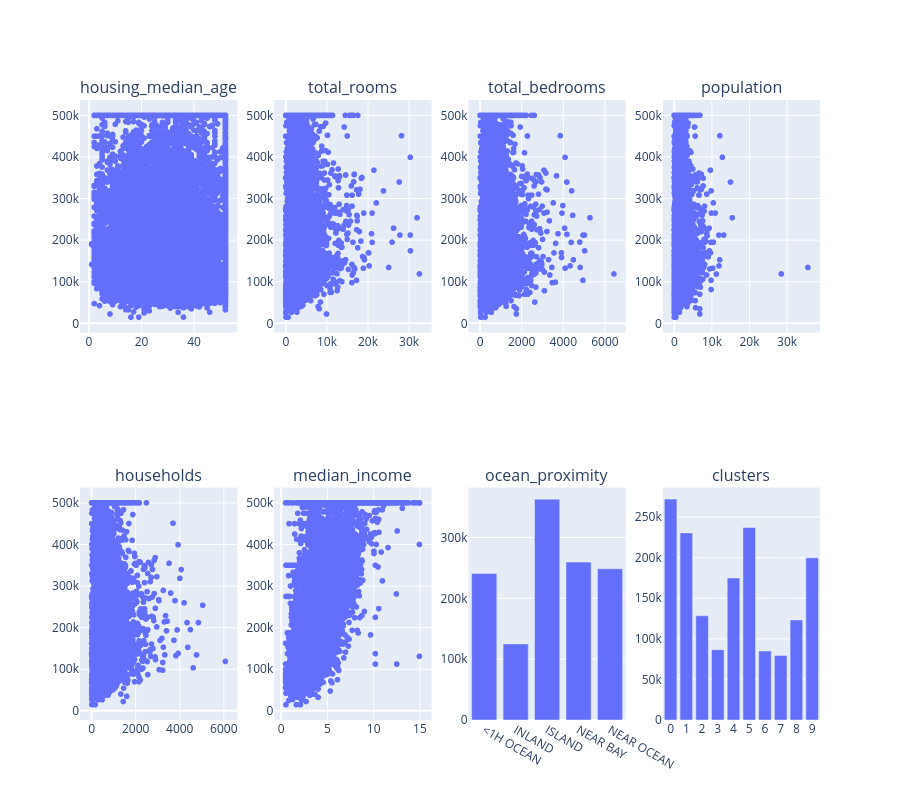
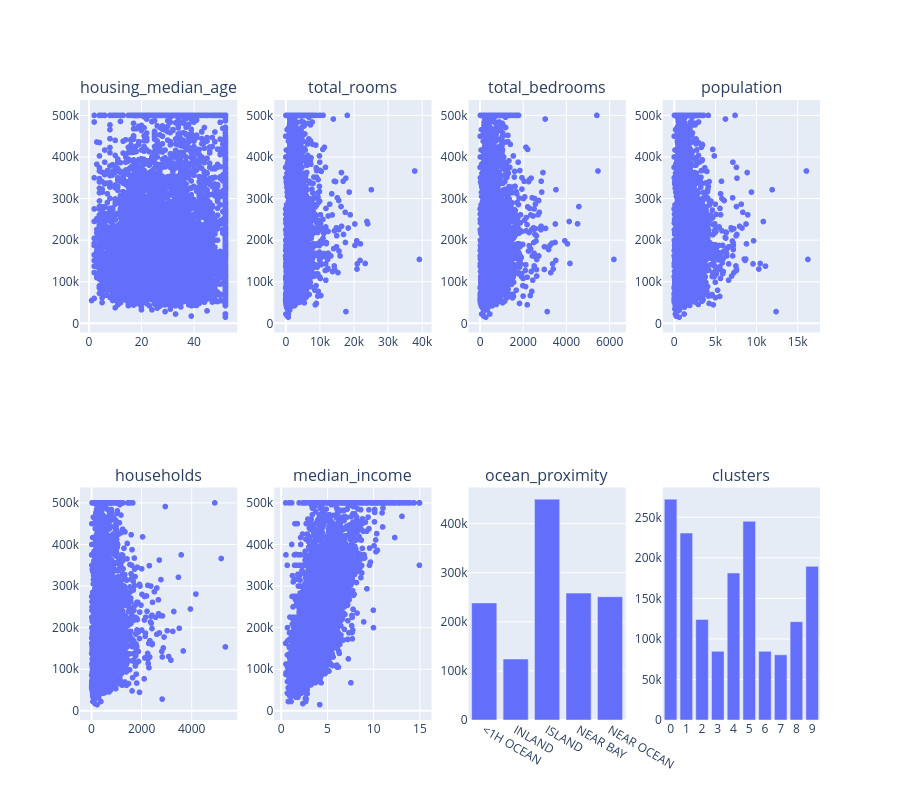

The cell these charts' notebook holds for them, in order:
### Markdown cell above
# Visualizations of each feature vs the target

### Code cell
import plotly.express as px
from plotly.subplots import make_subplots

def plot_feature_target_relation(X,y):
    fig=make_subplots(rows=2,cols=4,subplot_titles=X.columns)
    for i,col_name in enumerate(X.columns):
        row,col=divmod(i,4)
        if col_name in X_num_col_names:
            trace=px.scatter(x=X[col_name],y=y).data[0]
        else:
            agg=pd.concat([X[col_name],y],axis=1).groupby(col_name).mean().reset_index()
            trace=px.bar(agg,x=col_name,y=y.name).data[0]
        fig.add_trace(trace,row=row+1,col=col+1)
    fig.update_layout(height=800)
    fig.show()
plot_feature_target_relation(X_train,y_train)
plot_feature_target_relation(X_test,y_test)

### Figure 1 — Plotly figure (JSON) as saved in the notebook; plotly's stock layout.template omitted (floating-point values rounded to 4 significant figures; data arrays with more than 128 entries replaced by an {"elided": "..."} marker saying what was removed)
{"data": [{"hovertemplate": "x=%{x}<br>y=%{y}<extra></extra>", "legendgroup": "", "marker": {"color": "#636efa", "symbol": "circle"}, "mode": "markers", "name": "", "showlegend": false, "type": "scattergl", "x": {"elided": "14448 float values"}, "xaxis": "x", "y": {"elided": "14448 float values"}, "yaxis": "y"}, {"hovertemplate": "x=%{x}<br>y=%{y}<extra></extra>", "legendgroup": "", "marker": {"color": "#636efa", "symbol": "circle"}, "mode": "markers", "name": "", "showlegend": false, "type": "scattergl", "x": {"elided": "14448 float values"}, "xaxis": "x2", "y": {"elided": "14448 float values"}, "yaxis": "y2"}, {"hovertemplate": "x=%{x}<br>y=%{y}<extra></extra>", "legendgroup": "", "marker": {"color": "#636efa", "symbol": "circle"}, "mode": "markers", "name": "", "showlegend": false, "type": "scattergl", "x": {"elided": "14448 float values"}, "xaxis": "x3", "y": {"elided": "14448 float values"}, "yaxis": "y3"}, {"hovertemplate": "x=%{x}<br>y=%{y}<extra></extra>", "legendgroup": "", "marker": {"color": "#636efa", "symbol": "circle"}, "mode": "markers", "name": "", "showlegend": false, "type": "scattergl", "x": {"elided": "14448 float values"}, "xaxis": "x4", "y": {"elided": "14448 float values"}, "yaxis": "y4"}, {"hovertemplate": "x=%{x}<br>y=%{y}<extra></extra>", "legendgroup": "", "marker": {"color": "#636efa", "symbol": "circle"}, "mode": "markers", "name": "", "showlegend": false, "type": "scattergl", "x": {"elided": "14448 float values"}, "xaxis": "x5", "y": {"elided": "14448 float values"}, "yaxis": "y5"}, {"hovertemplate": "x=%{x}<br>y=%{y}<extra></extra>", "legendgroup": "", "marker": {"color": "#636efa", "symbol": "circle"}, "mode": "markers", "name": "", "showlegend": false, "type": "scattergl", "x": {"elided": "14448 float values"}, "xaxis": "x6", "y": {"elided": "14448 float values"}, "yaxis": "y6"}, {"hovertemplate": "ocean_proximity=%{x}<br>median_house_value=%{y}<extra></extra>", "legendgroup": "", "marker": {"color": "#636efa", "pattern": {"shape": ""}}, "name": "", "orientation": "v", "showlegend": false, "textposition": "auto", "type": "bar", "x": ["<1H OCEAN", "INLAND", "ISLAND", "NEAR BAY", "NEAR OCEAN"], "xaxis": "x7", "y": [240800.0, 125000.0, 363000.0, 259500.0, 248600.0], "yaxis": "y7"}, {"hovertemplate": "clusters=%{x}<br>median_house_value=%{y}<extra></extra>", "legendgroup": "", "marker": {"color": "#636efa", "pattern": {"shape": ""}}, "name": "", "orientation": "v", "showlegend": false, "textposition": "auto", "type": "bar", "x": ["0", "1", "2", "3", "4", "5", "6", "7", "8", "9"], "xaxis": "x8", "y": [272200.0, 230600.0, 128400.0, 86640.0, 175000.0, 237200.0, 84990.0, 79550.0, 123300.0, 199800.0], "yaxis": "y8"}], "layout": {"annotations": [{"font": {"size": 16}, "showarrow": false, "text": "housing_median_age", "x": 0.1062, "xanchor": "center", "xref": "paper", "y": 1, "yanchor": "bottom", "yref": "paper"}, {"font": {"size": 16}, "showarrow": false, "text": "total_rooms", "x": 0.3688, "xanchor": "center", "xref": "paper", "y": 1, "yanchor": "bottom", "yref": "paper"}, {"font": {"size": 16}, "showarrow": false, "text": "total_bedrooms", "x": 0.6313, "xanchor": "center", "xref": "paper", "y": 1, "yanchor": "bottom", "yref": "paper"}, {"font": {"size": 16}, "showarrow": false, "text": "population", "x": 0.8938, "xanchor": "center", "xref": "paper", "y": 1, "yanchor": "bottom", "yref": "paper"}, {"font": {"size": 16}, "showarrow": false, "text": "households", "x": 0.1062, "xanchor": "center", "xref": "paper", "y": 0.375, "yanchor": "bottom", "yref": "paper"}, {"font": {"size": 16}, "showarrow": false, "text": "median_income", "x": 0.3688, "xanchor": "center", "xref": "paper", "y": 0.375, "yanchor": "bottom", "yref": "paper"}, {"font": {"size": 16}, "showarrow": false, "text": "ocean_proximity", "x": 0.6313, "xanchor": "center", "xref": "paper", "y": 0.375, "yanchor": "bottom", "yref": "paper"}, {"font": {"size": 16}, "showarrow": false, "text": "clusters", "x": 0.8938, "xanchor": "center", "xref": "paper", "y": 0.375, "yanchor": "bottom", "yref": "paper"}], "height": 800, "xaxis": {"anchor": "y", "domain": [0, 0.2125]}, "xaxis2": {"anchor": "y2", "domain": [0.2625, 0.475]}, "xaxis3": {"anchor": "y3", "domain": [0.525, 0.7375]}, "xaxis4": {"anchor": "y4", "domain": [0.7875, 1]}, "xaxis5": {"anchor": "y5", "domain": [0, 0.2125]}, "xaxis6": {"anchor": "y6", "domain": [0.2625, 0.475]}, "xaxis7": {"anchor": "y7", "domain": [0.525, 0.7375]}, "xaxis8": {"anchor": "y8", "domain": [0.7875, 1]}, "yaxis": {"anchor": "x", "domain": [0.625, 1]}, "yaxis2": {"anchor": "x2", "domain": [0.625, 1]}, "yaxis3": {"anchor": "x3", "domain": [0.625, 1]}, "yaxis4": {"anchor": "x4", "domain": [0.625, 1]}, "yaxis5": {"anchor": "x5", "domain": [0, 0.375]}, "yaxis6": {"anchor": "x6", "domain": [0, 0.375]}, "yaxis7": {"anchor": "x7", "domain": [0, 0.375]}, "yaxis8": {"anchor": "x8", "domain": [0, 0.375]}}}

### Figure 2 — Plotly figure (JSON) as saved in the notebook; plotly's stock layout.template omitted (floating-point values rounded to 4 significant figures; data arrays with more than 128 entries replaced by an {"elided": "..."} marker saying what was removed)
{"data": [{"hovertemplate": "x=%{x}<br>y=%{y}<extra></extra>", "legendgroup": "", "marker": {"color": "#636efa", "symbol": "circle"}, "mode": "markers", "name": "", "showlegend": false, "type": "scattergl", "x": {"elided": "6192 float values"}, "xaxis": "x", "y": {"elided": "6192 float values"}, "yaxis": "y"}, {"hovertemplate": "x=%{x}<br>y=%{y}<extra></extra>", "legendgroup": "", "marker": {"color": "#636efa", "symbol": "circle"}, "mode": "markers", "name": "", "showlegend": false, "type": "scattergl", "x": {"elided": "6192 float values"}, "xaxis": "x2", "y": {"elided": "6192 float values"}, "yaxis": "y2"}, {"hovertemplate": "x=%{x}<br>y=%{y}<extra></extra>", "legendgroup": "", "marker": {"color": "#636efa", "symbol": "circle"}, "mode": "markers", "name": "", "showlegend": false, "type": "scattergl", "x": {"elided": "6192 float values"}, "xaxis": "x3", "y": {"elided": "6192 float values"}, "yaxis": "y3"}, {"hovertemplate": "x=%{x}<br>y=%{y}<extra></extra>", "legendgroup": "", "marker": {"color": "#636efa", "symbol": "circle"}, "mode": "markers", "name": "", "showlegend": false, "type": "scattergl", "x": {"elided": "6192 float values"}, "xaxis": "x4", "y": {"elided": "6192 float values"}, "yaxis": "y4"}, {"hovertemplate": "x=%{x}<br>y=%{y}<extra></extra>", "legendgroup": "", "marker": {"color": "#636efa", "symbol": "circle"}, "mode": "markers", "name": "", "showlegend": false, "type": "scattergl", "x": {"elided": "6192 float values"}, "xaxis": "x5", "y": {"elided": "6192 float values"}, "yaxis": "y5"}, {"hovertemplate": "x=%{x}<br>y=%{y}<extra></extra>", "legendgroup": "", "marker": {"color": "#636efa", "symbol": "circle"}, "mode": "markers", "name": "", "showlegend": false, "type": "scattergl", "x": {"elided": "6192 float values"}, "xaxis": "x6", "y": {"elided": "6192 float values"}, "yaxis": "y6"}, {"hovertemplate": "ocean_proximity=%{x}<br>median_house_value=%{y}<extra></extra>", "legendgroup": "", "marker": {"color": "#636efa", "pattern": {"shape": ""}}, "name": "", "orientation": "v", "showlegend": false, "textposition": "auto", "type": "bar", "x": ["<1H OCEAN", "INLAND", "ISLAND", "NEAR BAY", "NEAR OCEAN"], "xaxis": "x7", "y": [238500.0, 124200.0, 450000.0, 258500.0, 251200.0], "yaxis": "y7"}, {"hovertemplate": "clusters=%{x}<br>median_house_value=%{y}<extra></extra>", "legendgroup": "", "marker": {"color": "#636efa", "pattern": {"shape": ""}}, "name": "", "orientation": "v", "showlegend": false, "textposition": "auto", "type": "bar", "x": ["0", "1", "2", "3", "4", "5", "6", "7", "8", "9"], "xaxis": "x8", "y": [272400.0, 230600.0, 124000.0, 84710.0, 181300.0, 245100.0, 84740.0, 80380.0, 121300.0, 189500.0], "yaxis": "y8"}], "layout": {"annotations": [{"font": {"size": 16}, "showarrow": false, "text": "housing_median_age", "x": 0.1062, "xanchor": "center", "xref": "paper", "y": 1, "yanchor": "bottom", "yref": "paper"}, {"font": {"size": 16}, "showarrow": false, "text": "total_rooms", "x": 0.3688, "xanchor": "center", "xref": "paper", "y": 1, "yanchor": "bottom", "yref": "paper"}, {"font": {"size": 16}, "showarrow": false, "text": "total_bedrooms", "x": 0.6313, "xanchor": "center", "xref": "paper", "y": 1, "yanchor": "bottom", "yref": "paper"}, {"font": {"size": 16}, "showarrow": false, "text": "population", "x": 0.8938, "xanchor": "center", "xref": "paper", "y": 1, "yanchor": "bottom", "yref": "paper"}, {"font": {"size": 16}, "showarrow": false, "text": "households", "x": 0.1062, "xanchor": "center", "xref": "paper", "y": 0.375, "yanchor": "bottom", "yref": "paper"}, {"font": {"size": 16}, "showarrow": false, "text": "median_income", "x": 0.3688, "xanchor": "center", "xref": "paper", "y": 0.375, "yanchor": "bottom", "yref": "paper"}, {"font": {"size": 16}, "showarrow": false, "text": "ocean_proximity", "x": 0.6313, "xanchor": "center", "xref": "paper", "y": 0.375, "yanchor": "bottom", "yref": "paper"}, {"font": {"size": 16}, "showarrow": false, "text": "clusters", "x": 0.8938, "xanchor": "center", "xref": "paper", "y": 0.375, "yanchor": "bottom", "yref": "paper"}], "height": 800, "xaxis": {"anchor": "y", "domain": [0, 0.2125]}, "xaxis2": {"anchor": "y2", "domain": [0.2625, 0.475]}, "xaxis3": {"anchor": "y3", "domain": [0.525, 0.7375]}, "xaxis4": {"anchor": "y4", "domain": [0.7875, 1]}, "xaxis5": {"anchor": "y5", "domain": [0, 0.2125]}, "xaxis6": {"anchor": "y6", "domain": [0.2625, 0.475]}, "xaxis7": {"anchor": "y7", "domain": [0.525, 0.7375]}, "xaxis8": {"anchor": "y8", "domain": [0.7875, 1]}, "yaxis": {"anchor": "x", "domain": [0.625, 1]}, "yaxis2": {"anchor": "x2", "domain": [0.625, 1]}, "yaxis3": {"anchor": "x3", "domain": [0.625, 1]}, "yaxis4": {"anchor": "x4", "domain": [0.625, 1]}, "yaxis5": {"anchor": "x5", "domain": [0, 0.375]}, "yaxis6": {"anchor": "x6", "domain": [0, 0.375]}, "yaxis7": {"anchor": "x7", "domain": [0, 0.375]}, "yaxis8": {"anchor": "x8", "domain": [0, 0.375]}}}
